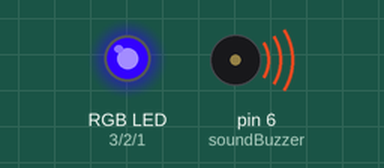
Simulated run of this sketch. Board: Arduino Uno, built with avr-gcc and run on an emulated ATmega328P. Shown: an RGB LED mixed from three pins (HIGH = lit), buzzer (waves = sounding).

Above: at 0.05 s.
At 2.35 s:
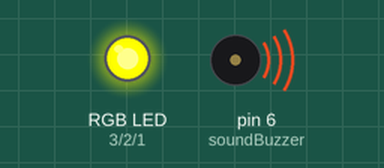
At 4.95 s:
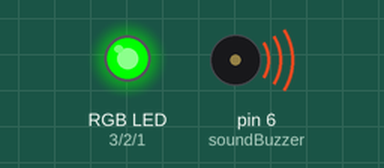
At 5.95 s:
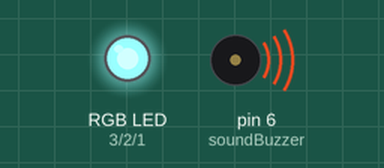
At 7.6 s:
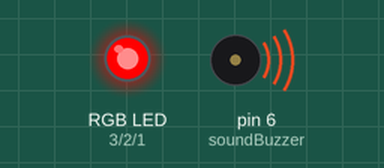
At 10.35 s:
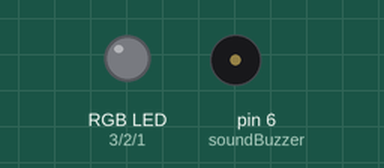
Timing chart, 0 to 12.0 s (numbered marks = the images above):
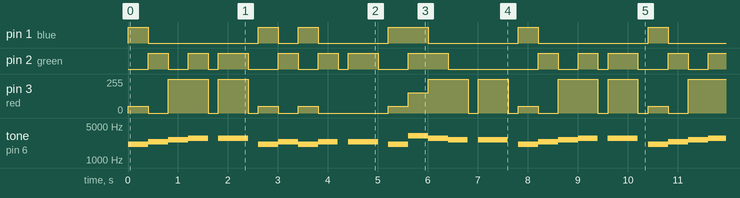

The sketch:

Led_RGB_Exemplos.ino
```cpp
/*
   Alguns exemplos usando LED RGB, usando LEDS com catodo comum (ligar no gnd) ou anodo comum (ligar no vcc). Importante lembrar que esses tipos de LED funcionam com lógica complementar.
   As funções colorir usam três botões e um potenciômetro para alterar as cores do LED.
   As funções semáforo implementam um semáforo com as cores vermelho, amarelo e azul, sem componentes adicionais.
   As funções setColor colorem o led conforme o código rgb inserido, sem componentes adicionais. Códigos podem ser encontrados, por exemplo, em https://www.w3schools.com/colors/colors_picker.asp
   As funções playDoReMi usam um soundBuzzer e a biblioteca Pitches.h, e tocam a música dó ré mi fá.
   Usar a função para o tipo errado de LED resulta em cores erradas, já que ambos funcionam com lógica complementar.

   Letícia Pegoraro Garcez 2019
*/
#include <Pitches.h>

#define red 3
#define green 2
#define blue 1

#define btnRed 8
#define btnGreen 9
#define btnBlue 10

#define potenciometer A1
#define soundBuzzer 6

void colorirAnodoComum(void);
void colorirCatodoComum(void);
void semaforoAnodoComum(void);
void semaforoCatodoComum(void);
void setColorAnodoComum(int redQ, int greenQ, int blueQ);
void setColorCatodoComum(int redQ, int greenQ, int blueQ);
void playDoReMiAnodoComum(void);

void setup() {
  pinMode(btnRed, INPUT);
  pinMode(btnGreen, INPUT);
  pinMode(btnBlue, INPUT);
  pinMode(potenciometer, INPUT);
  pinMode(soundBuzzer, OUTPUT);
  pinMode(red, OUTPUT);
  pinMode(green, OUTPUT);
  pinMode(blue, OUTPUT);
}

int potenciometerRead;

void loop() {
  //Inserir aqui a função
  playDoReMiCatodoComum();

}

void playDoReMiAnodoComum(void) {
  //32 - tamanho dos dois vetores Garantir que os dois vetores tenham o mesmo tamanho.
  int do_re_mi_notes[] = {NOTE_C7, NOTE_D7, NOTE_E7, NOTE_F7, 0, NOTE_F7, NOTE_F7, 0,
                          NOTE_C7, NOTE_D7, NOTE_C7, NOTE_D7, 0, NOTE_D7, NOTE_D7, 0,
                          NOTE_C7, NOTE_G7, NOTE_F7, NOTE_E7, 0, NOTE_E7, NOTE_E7, 0,
                          NOTE_C7, NOTE_D7, NOTE_E7, NOTE_F7, 0, NOTE_F7, NOTE_F7, 0
                         };
  int do_re_mi_duration[] = {400, 400, 400, 400, 200, 300, 300, 200,
                             400, 400, 400, 400, 200, 300, 300, 200,
                             400, 400, 400, 400, 200, 300, 300, 200,
                             400, 400, 400, 400, 200, 300, 300, 200
                            };
  int c, toca;
  for (c = 0; c < 32; c++) {
    toca = do_re_mi_notes[c];
    tone(soundBuzzer, toca, do_re_mi_duration[c]);
    switch (toca) {
      case NOTE_C7:
        setColorAnodoComum(51, 51, 255);
        break;
      case NOTE_D7:
        setColorAnodoComum(0, 204, 0);
        break;
      case NOTE_E7:
        setColorAnodoComum(255, 51, 0);
        break;
      case NOTE_F7:
        setColorAnodoComum(255, 204, 0);
        break;
      case NOTE_G7:
        setColorAnodoComum(153, 255, 153);
        break;
    }
    delay(do_re_mi_duration[c]);//pausa pra entender o som que o sound buzzer emite e ver o led
    setColorAnodoComum(0, 0, 0);

  }
}

void playDoReMiCatodoComum(void) {
  //32 - tamanho dos dois vetores Garantir que os dois vetores tenham o mesmo tamanho.
  int do_re_mi_notes[] = {NOTE_C7, NOTE_D7, NOTE_E7, NOTE_F7, 0, NOTE_F7, NOTE_F7, 0,
                          NOTE_C7, NOTE_D7, NOTE_C7, NOTE_D7, 0, NOTE_D7, NOTE_D7, 0,
                          NOTE_C7, NOTE_G7, NOTE_F7, NOTE_E7, 0, NOTE_E7, NOTE_E7, 0,
                          NOTE_C7, NOTE_D7, NOTE_E7, NOTE_F7, 0, NOTE_F7, NOTE_F7, 0
                         };
  int do_re_mi_duration[] = {400, 400, 400, 400, 200, 300, 300, 200,
                             400, 400, 400, 400, 200, 300, 300, 200,
                             400, 400, 400, 400, 200, 300, 300, 200,
                             400, 400, 400, 400, 200, 300, 300, 200
                            };
  int c, toca;
  for (c = 0; c < 32; c++) {
    toca = do_re_mi_notes[c];
    tone(soundBuzzer, toca, do_re_mi_duration[c]);
    switch (toca) {
      case NOTE_C7:
        setColorCatodoComum(51, 51, 255);
        break;
      case NOTE_D7:
        setColorCatodoComum(0, 204, 0);
        break;
      case NOTE_E7:
        setColorCatodoComum(255, 51, 0);
        break;
      case NOTE_F7:
        setColorCatodoComum(255, 204, 0);
        break;
      case NOTE_G7:
        setColorCatodoComum(153, 255, 153);
        break;
    }
    delay(do_re_mi_duration[c]);//pausa pra entender o som que o sound buzzer emite e ver o led
    setColorCatodoComum(0, 0, 0);
  }
}

void setColorCatodoComum(int redQ, int greenQ, int blueQ) {
  analogWrite(red, redQ);
  analogWrite(green, greenQ);
  analogWrite(blue, blueQ);
}

void setColorAnodoComum(int redQ, int greenQ, int blueQ) {
  analogWrite(red, 255 - redQ);
  analogWrite(green, 255 - greenQ);
  analogWrite(blue, 255 - blueQ);
}

void semaforoAnodoComum(void) {
  //Vermelho
  digitalWrite(red, LOW);
  digitalWrite(green, HIGH);
  digitalWrite(blue, HIGH);
  delay(1500);
  //Amarelo
  analogWrite(red, 0);
  analogWrite(green, 0);
  analogWrite(blue, 178);
  delay(600);
  //verde
  digitalWrite(red, HIGH);
  digitalWrite(green, LOW);
  digitalWrite(blue, HIGH);
  delay(1500);
  //Amarelo
  analogWrite(red, 0);
  analogWrite(green, 0);
  analogWrite(blue, 178);
  delay(600);
}

void semaforoCatodoComum(void) {
  //Vermelho
  digitalWrite(red, HIGH);
  digitalWrite(green, LOW);
  digitalWrite(blue, LOW);
  delay(1500);
  //Amarelo
  analogWrite(red, 255);
  analogWrite(green, 255);
  analogWrite(blue, 77);
  delay(600);
  //verde
  digitalWrite(red, LOW);
  digitalWrite(green, HIGH);
  digitalWrite(blue, LOW);
  delay(1500);
  //Amarelo
  analogWrite(red, 255);
  analogWrite(green, 255);
  analogWrite(blue, 77);
  delay(600);
}

void colorirAnodoComum(void) {
  potenciometerRead = map(analogRead(potenciometer), 0, 1023, 0, 255);
  if (digitalRead(btnRed)) {
    analogWrite(red, 255 - potenciometerRead);
    potenciometerRead = map(analogRead(potenciometer), 0, 1023, 0, 255);
  }
  else if (digitalRead(btnGreen)) {
    analogWrite(green, 255 - potenciometerRead);
    potenciometerRead = map(analogRead(potenciometer), 0, 1023, 0, 255);
  }
  else if (digitalRead(btnBlue)) {
    analogWrite(blue, 255 - potenciometerRead);
    potenciometerRead = map(analogRead(potenciometer), 0, 1023, 0, 255);
  }
}

void colorirCatodoComum(void) {
  potenciometerRead = map(analogRead(potenciometer), 0, 1023, 0, 255);
  if (digitalRead(btnRed)) {
    analogWrite(red, potenciometerRead);
    potenciometerRead = map(analogRead(potenciometer), 0, 1023, 0, 255);
  }
  else if (digitalRead(btnGreen)) {
    analogWrite(green, potenciometerRead);
    potenciometerRead = map(analogRead(potenciometer), 0, 1023, 0, 255);
  }
  else if (digitalRead(btnBlue)) {
    analogWrite(blue, potenciometerRead);
    potenciometerRead = map(analogRead(potenciometer), 0, 1023, 0, 255);
  }
}
```

Pitches.h
```cpp
/*************************************************
 * Public Constants
 *************************************************/

#define NOTE_B0  31
#define NOTE_C1  33
#define NOTE_CS1 35
#define NOTE_D1  37
#define NOTE_DS1 39
#define NOTE_E1  41
#define NOTE_F1  44
#define NOTE_FS1 46
#define NOTE_G1  49
#define NOTE_GS1 52
#define NOTE_A1  55
#define NOTE_AS1 58
#define NOTE_B1  62
#define NOTE_C2  65
#define NOTE_CS2 69
#define NOTE_D2  73
#define NOTE_DS2 78
#define NOTE_E2  82
#define NOTE_F2  87
#define NOTE_FS2 93
#define NOTE_G2  98
#define NOTE_GS2 104
#define NOTE_A2  110
#define NOTE_AS2 117
#define NOTE_B2  123
#define NOTE_C3  131
#define NOTE_CS3 139
#define NOTE_D3  147
#define NOTE_DS3 156
#define NOTE_E3  165
#define NOTE_F3  175
#define NOTE_FS3 185
#define NOTE_G3  196
#define NOTE_GS3 208
#define NOTE_A3  220
#define NOTE_AS3 233
#define NOTE_B3  247
#define NOTE_C4  262
#define NOTE_CS4 277
#define NOTE_D4  294
#define NOTE_DS4 311
#define NOTE_E4  330
#define NOTE_F4  349
#define NOTE_FS4 370
#define NOTE_G4  392
#define NOTE_GS4 415
#define NOTE_A4  440
#define NOTE_AS4 466
#define NOTE_B4  494
#define NOTE_C5  523
#define NOTE_CS5 554
#define NOTE_D5  587
#define NOTE_DS5 622
#define NOTE_E5  659
#define NOTE_F5  698
#define NOTE_FS5 740
#define NOTE_G5  784
#define NOTE_GS5 831
#define NOTE_A5  880
#define NOTE_AS5 932
#define NOTE_B5  988
#define NOTE_C6  1047
#define NOTE_CS6 1109
#define NOTE_D6  1175
#define NOTE_DS6 1245
#define NOTE_E6  1319
#define NOTE_F6  1397
#define NOTE_FS6 1480
#define NOTE_G6  1568
#define NOTE_GS6 1661
#define NOTE_A6  1760
#define NOTE_AS6 1865
#define NOTE_B6  1976
#define NOTE_C7  2093
#define NOTE_CS7 2217
#define NOTE_D7  2349
#define NOTE_DS7 2489
#define NOTE_E7  2637
#define NOTE_F7  2794
#define NOTE_FS7 2960
#define NOTE_G7  3136
#define NOTE_GS7 3322
#define NOTE_A7  3520
#define NOTE_AS7 3729
#define NOTE_B7  3951
#define NOTE_C8  4186
#define NOTE_CS8 4435
#define NOTE_D8  4699
#define NOTE_DS8 4978
```

Measured:
- by itself, pin 3 (red): moves between 0/255 and 255/255, repeating every 10.4 s
- by itself, pin 1 (blue): repeats every 10.4 s: LOW 2.2 s, HIGH 0.40 s, LOW 0.40 s, HIGH 0.40 s, LOW 1.4 s, HIGH 0.80 s, LOW 1.8 s, HIGH 0.40 s, LOW 2.2 s, HIGH 0.40 s
- by itself, tone on pin 6 (soundBuzzer): plays 2093 Hz for 0.40 s, 2349 Hz for 0.40 s, 2637 Hz for 0.40 s, 2794 Hz for 0.40 s, 2794 Hz for 0.60 s, 2093 Hz for 0.40 s … (78 notes in this stretch)
